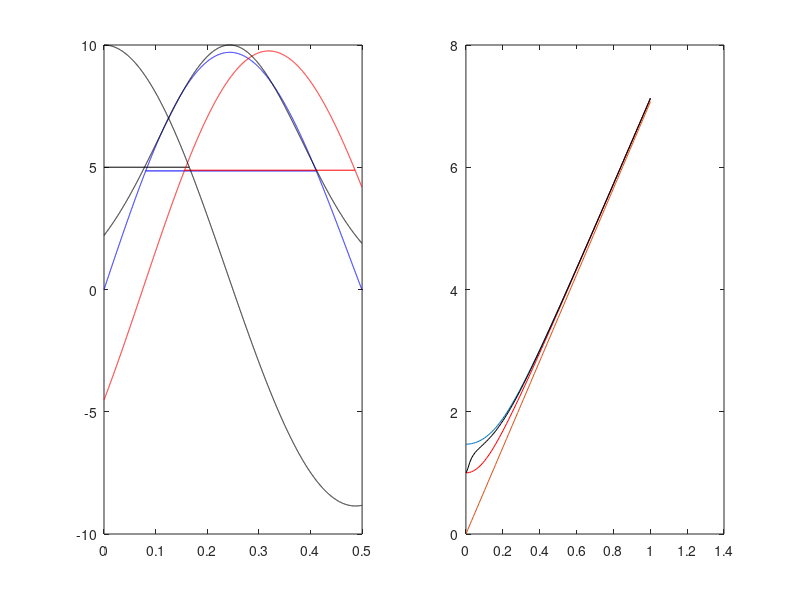

MATLAB code for this plot: (Note: this script raises an error after producing the figure.)
sd=1;
f=0.025;
amp = 10;

EW = [];
OW = [];
EWR = [];
OWR = [];
AWR = [];
F = [];

for f = 0.001:0.01:1.001;

%kval = 0.022/sd; good for power of 1.3
%kval = 0.036/sd; good for power of 1.2
kval = 0.063;
crit = 5;
if f < 0.2
  off = 2;
  X = 0:0.0001:5;
else
  off = 0.1/f;
  X = 0:0.0001:1/(2*f);
end

G = amp .* cos(-pi/2 + 2 .* X .* f .* pi) .* exp(-(X.^2)/(2 * sd ...
						  *sd));
A = amp .* cos(-9*pi/20 + 2 .* (X-off) .* f .* pi) .* exp(-((X-off).^2)/(2 * sd ...
						  *sd));
COS = amp .* cos(-pi/2 + 2 .* X .* f .* pi);
E = amp .* cos(2 .* X .* f .* pi) .* exp(-(X.^2)/(2 * sd *sd));
[peak, opeaki] = max(G);

D = abs(G-peak/2);
[half, halfi] = min(D(1:opeaki));
a = halfi;
[half, halfi] = min(D(opeaki:length(X)));
b = halfi + opeaki-1;

[peak, peaki] = max(E);
D = abs(E-peak/2);
[half, halfi] = min(D(1:length(X)));
c = halfi;



[peak, apeaki] = max(A);
D = abs(A-peak/2);
[half, halfi] = min(D(1:apeaki));
e = halfi;
[half, halfi] = min(D(apeaki:length(X)));
g = halfi + apeaki-1;

subplot(1,2,1);
hold off;
plot(X, G,'b');
hold on;
plot([X(a) X(b)],[G(a) G(b)],'b'); 
plot([X(e) X(g)],[A(e) A(g)],'r'); 
plot([0 X(c)],[E(c) E(c)],'k'); 
plot(X, A,'r');
plot(X, E,'k');
%plot([1/(12 * f) 5/(12 * f)],[amp/2 amp/2],'r'); 
drawnow;
%fprintf('Odd HW at HH %.3f %.3f %.3f %.3f',X(opeaki) - X(b),X(a), ...
%	X(opeaki),X(b));
%fprintf(' FW at HH %.3f\n',X(b) - X(a));
fprintf('F %.2f HWHH %.3f %.3f Cos %.3f\n',f,(X(b) - X(a))/2,(X(g) - X(e))/2,1/(6 * f));
%A Gaussian has a halfwidth at half-height of 1.1774 * SD. So any
%given halfwidth, w  is equivalent to A Gaussian with an SD (sd')
%of w/1.1776.
sda = (X(b) - X(a))/(2 * 1.1774);

EW= [EW X(c)];
OW= [OW (X(b) - X(a))/2];
EWR= [EWR sd/(X(c)/1.1774)];
OWR= [OWR sd/((X(b) - X(a))/(2 * 1.1774))];
AWR= [AWR sd/((X(g) - X(e))/(2 * 1.1774))];
F = [F f * sd];
end

Xa = X - X(opeaki);
Ga = amp .* exp(-(Xa.^2)/(2 * sda * sda));
plot(X,Ga,'k');

subplot(1,2,2);

hold off;
%plot sd/sd'  vs f.sd, this is then scale invariant, but the same
%as f vs 1/sigma'
plot(F,OWR);
hold on;
plot(F,EWR,'r');
plot(F,AWR,'k');
plot(F,F * 1.1776 * 6);
save /d/bgc/matlab/gabgauss/gabgauss.mat F OWR EWR AWR;
ofit = polyfit(F,OWR,3)
fit = polyval(ofit, F);
%plot(F, fit, 'g');
efit = polyfit(F,EWR,3)
fit = polyval(efit, F);
%plot(F, fit, 'g');
fsd = 0.2149;
fit= exp(-(F.^2)/(2 * fsd *fsd));
%plot(F,fit,'g');
%plot(F,(1.1776 * 6 .* F),'b');
